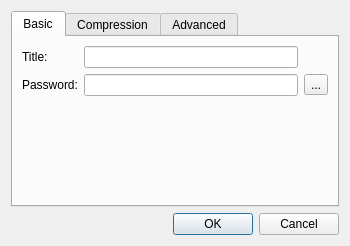
<?xml version="1.0" encoding="UTF-8"?>
<ui version="4.0">
 <class>GroupEditDialog</class>
 <widget class="QDialog" name="GroupEditDialog">
  <property name="windowModality">
   <enum>Qt::WindowModal</enum>
  </property>
  <property name="geometry">
   <rect>
    <x>0</x>
    <y>0</y>
    <width>350</width>
    <height>246</height>
   </rect>
  </property>
  <property name="sizePolicy">
   <sizepolicy hsizetype="Preferred" vsizetype="Minimum">
    <horstretch>0</horstretch>
    <verstretch>0</verstretch>
   </sizepolicy>
  </property>
  <property name="windowTitle">
   <string>Edit Group</string>
  </property>
  <layout class="QVBoxLayout" name="verticalLayout">
   <item>
    <widget class="QTabWidget" name="tabWidget">
     <property name="currentIndex">
      <number>0</number>
     </property>
     <widget class="QWidget" name="basicTab">
      <attribute name="title">
       <string>Basic</string>
      </attribute>
      <layout class="QGridLayout" name="gridLayout_2">
       <item row="0" column="0">
        <widget class="QLabel" name="titleLabel">
         <property name="text">
          <string>Title:</string>
         </property>
        </widget>
       </item>
       <item row="0" column="1">
        <widget class="QLineEdit" name="titleLineEdit"/>
       </item>
       <item row="1" column="0">
        <widget class="QLabel" name="passwordLabel">
         <property name="text">
          <string>Password:</string>
         </property>
        </widget>
       </item>
       <item row="1" column="1">
        <widget class="QLineEdit" name="passwordLineEdit"/>
       </item>
       <item row="1" column="2">
        <widget class="QToolButton" name="revealToolButton">
         <property name="text">
          <string>...</string>
         </property>
         <property name="checkable">
          <bool>true</bool>
         </property>
        </widget>
       </item>
       <item row="2" column="1">
        <spacer name="verticalSpacer_2">
         <property name="orientation">
          <enum>Qt::Vertical</enum>
         </property>
         <property name="sizeHint" stdset="0">
          <size>
           <width>20</width>
           <height>40</height>
          </size>
         </property>
        </spacer>
       </item>
      </layout>
     </widget>
     <widget class="QWidget" name="compressionTab">
      <attribute name="title">
       <string>Compression</string>
      </attribute>
      <layout class="QFormLayout" name="formLayout">
       <item row="0" column="0">
        <widget class="QRadioButton" name="defaultCompressionRadioButton">
         <property name="text">
          <string>Default</string>
         </property>
        </widget>
       </item>
       <item row="1" column="0">
        <widget class="QRadioButton" name="noCompressionRadioButton">
         <property name="text">
          <string>None</string>
         </property>
        </widget>
       </item>
       <item row="2" column="0">
        <layout class="QHBoxLayout" name="horizontalLayout">
         <item>
          <widget class="QRadioButton" name="customCompressionRadioButton">
           <property name="text">
            <string>Custom</string>
           </property>
          </widget>
         </item>
         <item>
          <widget class="QSpinBox" name="compresionLevelSpinBox">
           <property name="minimum">
            <number>1</number>
           </property>
           <property name="maximum">
            <number>9</number>
           </property>
          </widget>
         </item>
        </layout>
       </item>
       <item row="3" column="0" colspan="2">
        <widget class="QLabel" name="compressionInfoLabel">
         <property name="text">
          <string>The greater the value, the higher the compression. Higher compression levels produce smaller files but take longer to process.</string>
         </property>
         <property name="wordWrap">
          <bool>true</bool>
         </property>
        </widget>
       </item>
      </layout>
     </widget>
     <widget class="QWidget" name="advancedTab">
      <attribute name="title">
       <string>Advanced</string>
      </attribute>
      <layout class="QGridLayout" name="gridLayout">
       <item row="0" column="1" colspan="2">
        <spacer name="verticalSpacer">
         <property name="orientation">
          <enum>Qt::Vertical</enum>
         </property>
         <property name="sizeHint" stdset="0">
          <size>
           <width>0</width>
           <height>0</height>
          </size>
         </property>
        </spacer>
       </item>
       <item row="1" column="0" colspan="2">
        <widget class="QLabel" name="createdLabel">
         <property name="text">
          <string>Created:</string>
         </property>
        </widget>
       </item>
       <item row="1" column="2">
        <widget class="QLineEdit" name="createdLineEdit">
         <property name="readOnly">
          <bool>true</bool>
         </property>
        </widget>
       </item>
       <item row="2" column="0" colspan="2">
        <widget class="QLabel" name="accessedLabel">
         <property name="text">
          <string>Accessed:</string>
         </property>
        </widget>
       </item>
       <item row="2" column="2">
        <widget class="QLineEdit" name="accessedLineEdit">
         <property name="readOnly">
          <bool>true</bool>
         </property>
        </widget>
       </item>
       <item row="3" column="0" colspan="2">
        <widget class="QLabel" name="modifiedLabel">
         <property name="text">
          <string>Modified:</string>
         </property>
        </widget>
       </item>
       <item row="3" column="2">
        <widget class="QLineEdit" name="modifiedLineEdit">
         <property name="readOnly">
          <bool>true</bool>
         </property>
        </widget>
       </item>
       <item row="4" column="0">
        <widget class="QLabel" name="uuidLabel">
         <property name="text">
          <string>UUID:</string>
         </property>
        </widget>
       </item>
       <item row="4" column="2">
        <widget class="QLineEdit" name="uuidLineEdit">
         <property name="readOnly">
          <bool>true</bool>
         </property>
        </widget>
       </item>
      </layout>
     </widget>
    </widget>
   </item>
   <item>
    <widget class="QDialogButtonBox" name="buttonBox">
     <property name="orientation">
      <enum>Qt::Horizontal</enum>
     </property>
     <property name="standardButtons">
      <set>QDialogButtonBox::Cancel|QDialogButtonBox::Ok</set>
     </property>
    </widget>
   </item>
  </layout>
 </widget>
 <tabstops>
  <tabstop>tabWidget</tabstop>
  <tabstop>titleLineEdit</tabstop>
  <tabstop>passwordLineEdit</tabstop>
  <tabstop>revealToolButton</tabstop>
  <tabstop>createdLineEdit</tabstop>
  <tabstop>accessedLineEdit</tabstop>
  <tabstop>modifiedLineEdit</tabstop>
  <tabstop>uuidLineEdit</tabstop>
  <tabstop>buttonBox</tabstop>
 </tabstops>
 <resources/>
 <connections>
  <connection>
   <sender>buttonBox</sender>
   <signal>accepted()</signal>
   <receiver>GroupEditDialog</receiver>
   <slot>accept()</slot>
   <hints>
    <hint type="sourcelabel">
     <x>257</x>
     <y>186</y>
    </hint>
    <hint type="destinationlabel">
     <x>157</x>
     <y>274</y>
    </hint>
   </hints>
  </connection>
  <connection>
   <sender>buttonBox</sender>
   <signal>rejected()</signal>
   <receiver>GroupEditDialog</receiver>
   <slot>reject()</slot>
   <hints>
    <hint type="sourcelabel">
     <x>325</x>
     <y>186</y>
    </hint>
    <hint type="destinationlabel">
     <x>286</x>
     <y>274</y>
    </hint>
   </hints>
  </connection>
  <connection>
   <sender>revealToolButton</sender>
   <signal>toggled(bool)</signal>
   <receiver>GroupEditDialog</receiver>
   <slot>hidePassword(bool)</slot>
   <hints>
    <hint type="sourcelabel">
     <x>320</x>
     <y>77</y>
    </hint>
    <hint type="destinationlabel">
     <x>348</x>
     <y>99</y>
    </hint>
   </hints>
  </connection>
 </connections>
 <slots>
  <slot>hidePassword(bool)</slot>
 </slots>
</ui>
